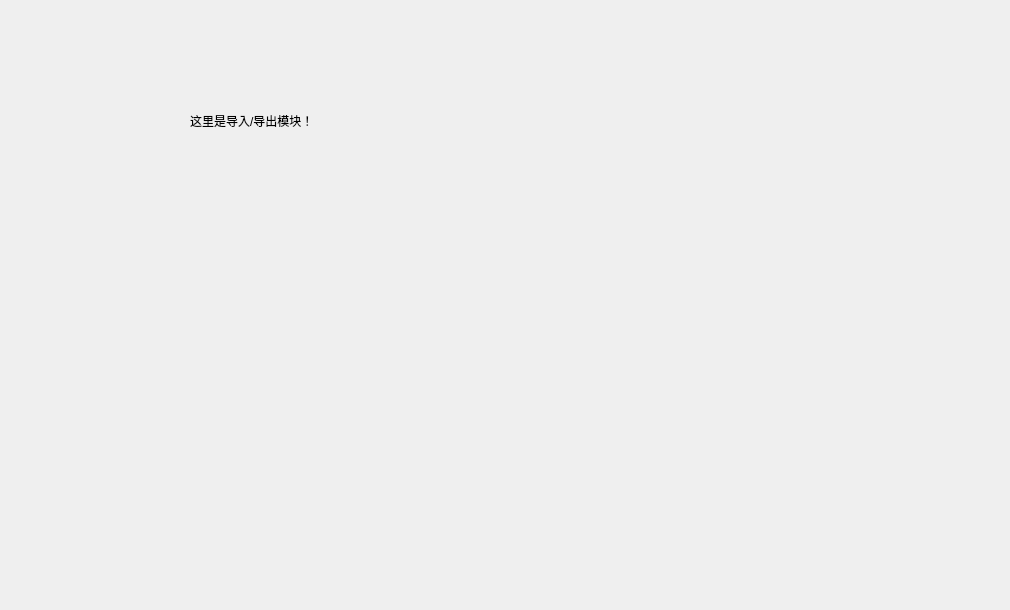
<?xml version="1.0" encoding="UTF-8"?>
<ui version="4.0">
 <class>InExport</class>
 <widget class="QWidget" name="InExport">
  <property name="geometry">
   <rect>
    <x>0</x>
    <y>0</y>
    <width>1010</width>
    <height>610</height>
   </rect>
  </property>
  <property name="windowTitle">
   <string>Form</string>
  </property>
  <widget class="QLabel" name="label">
   <property name="geometry">
    <rect>
     <x>190</x>
     <y>90</y>
     <width>281</width>
     <height>61</height>
    </rect>
   </property>
   <property name="text">
    <string>这里是导入/导出模块！</string>
   </property>
  </widget>
  <widget class="QWidget" name="widget" native="true">
   <property name="geometry">
    <rect>
     <x>410</x>
     <y>20</y>
     <width>561</width>
     <height>401</height>
    </rect>
   </property>
   <property name="styleSheet">
    <string notr="true">image: url(:/l1.png);</string>
   </property>
  </widget>
 </widget>
 <resources/>
 <connections/>
</ui>
